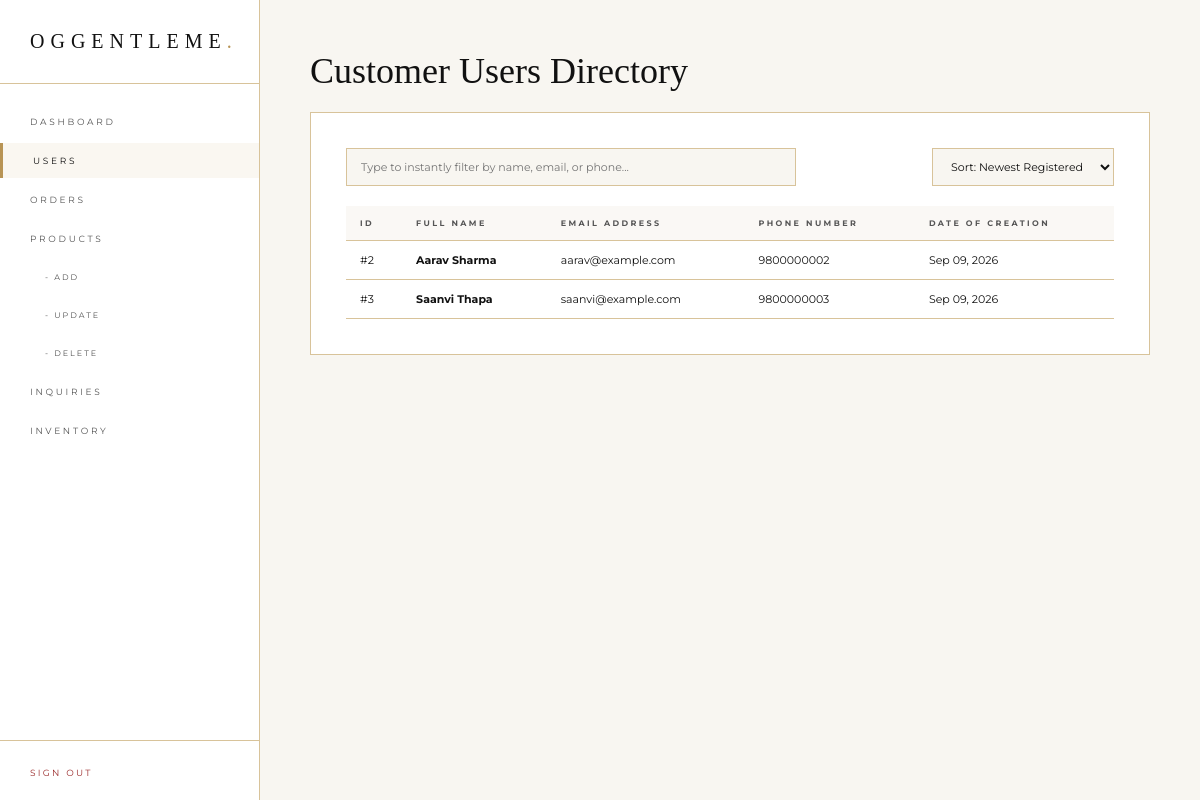
The page /admin/admin_dashboard.php?view=users (signed in) on the database its author committed.
### tables this page shows
CREATE TABLE IF NOT EXISTS users (
    id INT AUTO_INCREMENT PRIMARY KEY,
    full_name VARCHAR(150) NOT NULL,
    email VARCHAR(191) NOT NULL UNIQUE,
    phone_number VARCHAR(50) DEFAULT NULL,
    password_hash VARCHAR(255) NOT NULL,
    role VARCHAR(20) DEFAULT 'customer',
    created_at TIMESTAMP DEFAULT CURRENT_TIMESTAMP
);

### admin/views/users.php (the view, shortened to what this page needs)
<?php
$sort = $_GET['sort'] ?? 'newest';
$sql = "SELECT id, full_name, email, phone_number, created_at FROM users WHERE role = 'customer'";
switch ($sort) {
    case 'newest':
    default:
        $sql .= " ORDER BY created_at DESC";
        break;
}
$stmt = $conn->prepare($sql);
$stmt->execute();
$result = $stmt->get_result();
?>
<div style="display: flex; flex-direction: column; gap: 20px;">
    <h1 class="header-title">Customer Users Directory</h1>
    <div class="section-box">
        <div class="controls-toolbar">
            <div class="search-wrap">
                <input type="text" id="liveSearchInput" placeholder="Type to instantly filter by name, email, or phone..." autocomplete="off">
            </div>
            <div class="sort-wrap">
                <form method="GET" action="admin_dashboard.php" id="sortForm" style="margin: 0;">
                    <select name="sort" onchange="document.getElementById('sortForm').submit()">
                        <option value="newest" <?php if($sort=='newest') echo 'selected'; ?>>Sort: Newest Registered</option>
                    </select>
                </form>
            </div>
        </div>
        <table id="customerTable">
            <thead>
                <tr>
                    <th>ID</th>
                    <th>Full Name</th>
                    <th>Email Address</th>
                    <th>Phone Number</th>
                    <th>Date of Creation</th>
                </tr>
            </thead>
            <tbody>
                <?php if ($result->num_rows > 0): ?>
                    <?php while($cust = $result->fetch_assoc()): ?>
                    <tr class="customer-row">
                        <td>#<?php echo $cust['id']; ?></td>
                        <td><strong><?php echo htmlspecialchars($cust['full_name']); ?></strong></td>
                        <td><?php echo htmlspecialchars($cust['email']); ?></td>
                        <td><?php echo htmlspecialchars($cust['phone_number']); ?></td>
                        <td><?php echo date('M d, Y', strtotime($cust['created_at'])); ?></td>
                    </tr>
                    <?php endwhile; ?>
                <?php else: ?>
                    <tr>
                        <td colspan="5" style="text-align: center; color: var(--text-secondary); padding: 40px;">No registered customers found in the system.</td>
                    </tr>
                <?php endif; ?>
            </tbody>
        </table>
    </div>
</div>

### admin/admin_dashboard.php (shortened to what this page needs)
<?php
$view = $_GET['view'] ?? 'dashboard';
?>
<!DOCTYPE html>
<html lang="en">
<head>
</head>
<body>
    <aside>
        <div class="sidebar-brand">OGGENTLEME<span>.</span></div>
        <ul class="sidebar-menu">
            <li><a href="?view=dashboard" class="<?php if($view=='dashboard') echo 'active'; ?>">Dashboard</a></li>
            <li><a href="?view=users" class="<?php if($view=='users') echo 'active'; ?>">Users</a></li>
            <li><a href="?view=orders" class="<?php if($view=='orders') echo 'active'; ?>">Orders</a></li>
            <li><a href="?view=products_add" class="<?php if(strpos($view, 'products') === 0) echo 'active'; ?>">Products</a></li>
            <li><a href="?view=products_add" class="sidebar-sub <?php if($view=='products_add') echo 'active'; ?>">- Add</a></li>
            <li><a href="?view=products_update" class="sidebar-sub <?php if($view=='products_update') echo 'active'; ?>">- Update</a></li>
            <li><a href="?view=products_delete" class="sidebar-sub <?php if($view=='products_delete') echo 'active'; ?>">- Delete</a></li>
            <li><a href="?view=inquiries" class="<?php if($view=='inquiries') echo 'active'; ?>">Inquiries</a></li>
            <li><a href="?view=inventory" class="<?php if($view=='inventory') echo 'active'; ?>">Inventory</a></li>
        </ul>
        <div class="sidebar-footer">
            <a href="logout.php" class="logout-link" onclick="return confirm('Are you sure you want to sign out of the admin panel?');">Sign Out</a>
        </div>
    </aside>
    <main>
        <?php
        $view_file = __DIR__ . '/views/' . $view . '.php';
        if (file_exists($view_file)) {
            include $view_file;
        } else {
            echo "<p>Module view not found.</p>";
        }
        ?>
    </main>
</body>
</html>

### admin/admin_dashboard.php (style rules this page uses)
*, *::before, *::after { margin: 0; padding: 0; box-sizing: border-box; }
:root { --bg-main: #F8F6F1; --text-primary: #111111; --text-secondary: #555555; --brand-gold: #B89455; --dark-section: #111111; --cards: #FFFFFF; --borders: #D8C39A; }
body { font-family: 'Montserrat', sans-serif; background-color: var(--bg-main); color: var(--text-primary); display: flex; min-height: 100vh; }
aside { width: 260px; background: var(--cards); border-right: 1px solid var(--borders); display: flex; flex-direction: column; position: fixed; top: 0; bottom: 0; left: 0; z-index: 100; }
.sidebar-brand { padding: 30px; font-family: 'Cormorant Garamond', serif; font-size: 20px; letter-spacing: 0.3em; text-transform: uppercase; border-bottom: 1px solid var(--borders); }
.sidebar-brand span { color: var(--brand-gold); }
.sidebar-menu { list-style: none; padding: 20px 0; display: flex; flex-direction: column; gap: 4px; flex-grow: 1; }
.sidebar-menu a { display: block; padding: 12px 30px; font-size: 9px; letter-spacing: 0.3em; text-transform: uppercase; color: var(--text-secondary); text-decoration: none; transition: all 0.3s; }
.sidebar-menu a:hover, .sidebar-menu a.active { color: var(--text-primary); background: rgba(184, 148, 85, 0.08); border-left: 3px solid var(--brand-gold); }
.sidebar-sub { padding-left: 45px !important; font-size: 8px !important; letter-spacing: 0.25em !important; }
.sidebar-footer { padding: 20px 30px; border-top: 1px solid var(--borders); }
.logout-link { font-size: 9px; letter-spacing: 0.25em; text-transform: uppercase; color: #9B2C2C; text-decoration: none; }
main { margin-left: 260px; flex-grow: 1; padding: 50px; display: flex; flex-direction: column; gap: 30px; }
.header-title { font-family: 'Cormorant Garamond', serif; font-size: 36px; font-weight: 300; color: var(--text-primary); }
.section-box { background: var(--cards); border: 1px solid var(--borders); padding: 35px; display: flex; flex-direction: column; gap: 20px; }
table { width: 100%; border-collapse: collapse; font-size: 11px; }
th, td { padding: 12px 14px; border-bottom: 1px solid var(--borders); text-align: left; }
th { font-size: 8px; letter-spacing: 0.3em; text-transform: uppercase; color: var(--text-secondary); background: #FAF8F5; }
.controls-toolbar { display: flex; justify-content: space-between; gap: 15px; flex-wrap: wrap; }
.search-wrap { display: flex; gap: 8px; flex-grow: 1; max-width: 450px; }
.search-wrap input, .sort-wrap select, .field input, .field select { background: var(--bg-main); border: 1px solid var(--borders); padding: 10px 14px; font-family: 'Montserrat', sans-serif; font-size: 11px; color: var(--text-primary); outline: none; }
.search-wrap input { flex-grow: 1; }

### rows shown on the page
users: id "2", full_name "Aarav Sharma", email "aarav@example.com", phone_number "9800000002", created_at "Sep 09, 2026"
users: id "3", full_name "Saanvi Thapa", email "saanvi@example.com", phone_number "9800000003", created_at "Sep 09, 2026"
